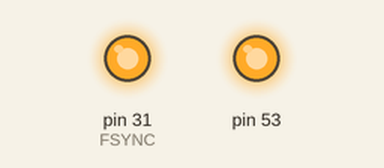
Simulated run of this sketch. Board: Arduino Mega 2560, built with avr-gcc and run on an emulated ATmega2560. Shown: output pins drawn as LEDs (lit = HIGH). What the sketch prints to the serial monitor is not drawn.

Above: at 0.1 s.
Timing chart, 0 to 1.6 s (numbered marks = the images above):
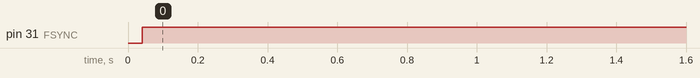

The sketch:

ad9833_for_due.ino
```cpp
#include <SPI.h>

/*

FSYNC -> 31
SCLK -> SCK (SPI)
SDATA -> MOSI (SPI)
+Vin = 3,3V
GND -> GND

*/


#define FSYNC 31       // Pin 31 jako 'chipSelect'

long freq;

void setup()
{
  pinMode(FSYNC, OUTPUT);
  SPI.begin();
  Serial.begin(9600);
  digitalWrite(FSYNC, HIGH);
  SPI.setDataMode(SPI_MODE2);

  /* Poniżej definujemy częstotliwośćw Hz */
  freq = 1050;

  WriteFrequencyAD9833(freq);
  Serial.print("Frequency is ");
  Serial.print(freq);
  Serial.println("");
}

void loop()
{
  /* Pętla jest pusta */
}


void WriteFrequencyAD9833(long frequency)
{
  int MSB;
  int LSB;
  int phase = 0;
  long calculated_freq_word;
  float AD9833Val = 0.00000000;

  /* Tutaj jest zdefiniowana częstotliwość z jaką jest taktowany */
  /* AD983x lub AD9837, w przypadku AD9833 jest to 12500000 Hz
  /* dla AD9837 będzie to zapewne 16000000 Hz */
  AD9833Val = (((float)(frequency)) / 12500000);

  calculated_freq_word = AD9833Val * 0x10000000;
  MSB = (int)((calculated_freq_word & 0xFFFC000) >> 14);
  LSB = (int)(calculated_freq_word & 0x3FFF);
  LSB |= 0x4000;
  MSB |= 0x4000;
  phase &= 0xC000;
  WriteRegisterAD9833(0x2100);
  WriteRegisterAD9833(LSB);
  WriteRegisterAD9833(MSB);
  WriteRegisterAD9833(phase);
  /* Jedna z poniższych lini musi być zawsze odkomentowana */
  /* W zależności jaki chcemy mieć kształt sygnału, tę odkomentowujemy */
  WriteRegisterAD9833(0x2020);                           // Kwadrat
  //WriteRegisterAD9833(0x2000);                         // Sinus
  //WriteRegisterAD9837(0x2002);                         // Trójkąt
}

void WriteRegisterAD9833(int dat)
{
  digitalWrite(FSYNC, LOW);
  SPI.transfer(highByte(dat));
  SPI.transfer(lowByte(dat));
  digitalWrite(FSYNC, HIGH);
}
```

Measured:
- by itself, pin 31 (FSYNC): LOW → HIGH at 0.04 s
